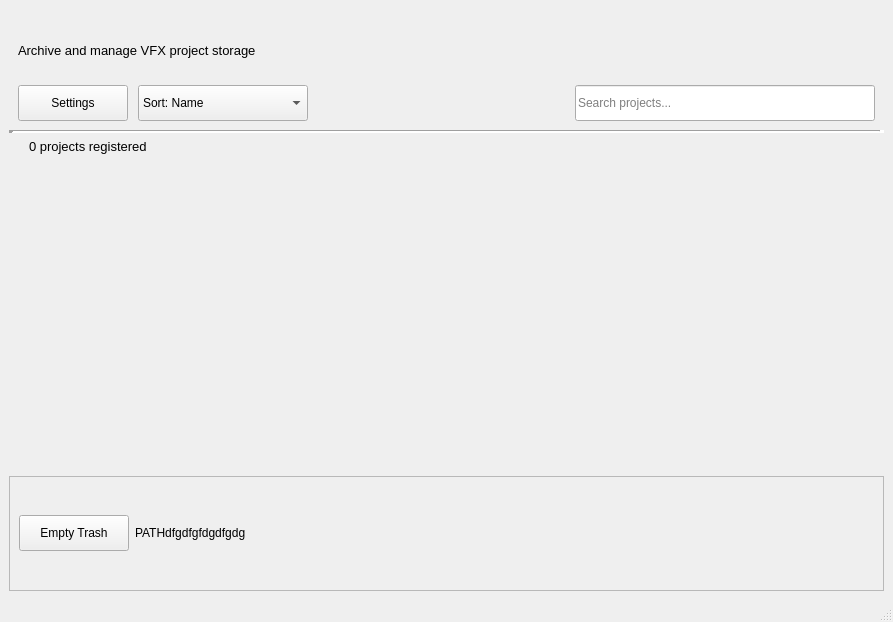
<?xml version="1.0" encoding="UTF-8"?>
<ui version="4.0">
 <class>MainWindow</class>
 <widget class="QMainWindow" name="MainWindow">
  <property name="geometry">
   <rect>
    <x>0</x>
    <y>0</y>
    <width>893</width>
    <height>622</height>
   </rect>
  </property>
  <property name="windowTitle">
   <string>Archivator</string>
  </property>
  <widget class="QWidget" name="centralwidget">
   <layout class="QGridLayout" name="gridLayout">
    <item row="0" column="0">
     <widget class="QFrame" name="headerFrame">
      <property name="enabled">
       <bool>true</bool>
      </property>
      <property name="frameShape">
       <enum>QFrame::Shape::NoFrame</enum>
      </property>
      <layout class="QVBoxLayout" name="headerLayout">
       <property name="spacing">
        <number>10</number>
       </property>
       <property name="topMargin">
        <number>20</number>
       </property>
       <property name="bottomMargin">
        <number>0</number>
       </property>
       <item>
        <widget class="QLabel" name="subtitleLabel">
         <property name="font">
          <font>
           <family>Segoe UI</family>
           <pointsize>10</pointsize>
          </font>
         </property>
         <property name="text">
          <string>Archive and manage VFX project storage</string>
         </property>
        </widget>
       </item>
       <item>
        <widget class="QFrame" name="toolbarFrame">
         <property name="frameShape">
          <enum>QFrame::Shape::NoFrame</enum>
         </property>
         <layout class="QHBoxLayout" name="toolbarLayout">
          <property name="spacing">
           <number>10</number>
          </property>
          <property name="leftMargin">
           <number>0</number>
          </property>
          <property name="topMargin">
           <number>0</number>
          </property>
          <property name="rightMargin">
           <number>0</number>
          </property>
          <property name="bottomMargin">
           <number>0</number>
          </property>
          <item>
           <widget class="QPushButton" name="settingsButton">
            <property name="minimumSize">
             <size>
              <width>110</width>
              <height>36</height>
             </size>
            </property>
            <property name="text">
             <string>Settings</string>
            </property>
           </widget>
          </item>
          <item>
           <widget class="QComboBox" name="sortComboBox">
            <property name="minimumSize">
             <size>
              <width>170</width>
              <height>36</height>
             </size>
            </property>
            <item>
             <property name="text">
              <string>Sort: Name</string>
             </property>
            </item>
            <item>
             <property name="text">
              <string>Sort: Recent</string>
             </property>
            </item>
            <item>
             <property name="text">
              <string>Sort: Path</string>
             </property>
            </item>
           </widget>
          </item>
          <item>
           <spacer name="toolbarSpacer">
            <property name="orientation">
             <enum>Qt::Orientation::Horizontal</enum>
            </property>
            <property name="sizeHint" stdset="0">
             <size>
              <width>40</width>
              <height>20</height>
             </size>
            </property>
           </spacer>
          </item>
          <item>
           <widget class="QLineEdit" name="searchLineEdit">
            <property name="minimumSize">
             <size>
              <width>300</width>
              <height>36</height>
             </size>
            </property>
            <property name="placeholderText">
             <string>Search projects...</string>
            </property>
            <property name="clearButtonEnabled">
             <bool>true</bool>
            </property>
           </widget>
          </item>
         </layout>
        </widget>
       </item>
      </layout>
     </widget>
    </item>
    <item row="1" column="0">
     <widget class="Line" name="line">
      <property name="lineWidth">
       <number>5</number>
      </property>
      <property name="orientation">
       <enum>Qt::Orientation::Horizontal</enum>
      </property>
     </widget>
    </item>
    <item row="2" column="0">
     <widget class="QFrame" name="contentFrame">
      <property name="minimumSize">
       <size>
        <width>0</width>
        <height>300</height>
       </size>
      </property>
      <property name="layoutDirection">
       <enum>Qt::LayoutDirection::LeftToRight</enum>
      </property>
      <property name="frameShape">
       <enum>QFrame::Shape::NoFrame</enum>
      </property>
      <layout class="QVBoxLayout" name="contentLayout">
       <property name="leftMargin">
        <number>20</number>
       </property>
       <property name="topMargin">
        <number>0</number>
       </property>
       <property name="rightMargin">
        <number>12</number>
       </property>
       <property name="bottomMargin">
        <number>0</number>
       </property>
       <item>
        <widget class="QLabel" name="statsLabel">
         <property name="font">
          <font>
           <family>Segoe UI</family>
           <pointsize>10</pointsize>
          </font>
         </property>
         <property name="text">
          <string>0 projects registered</string>
         </property>
        </widget>
       </item>
       <item>
        <spacer name="horizontalSpacer">
         <property name="orientation">
          <enum>Qt::Orientation::Horizontal</enum>
         </property>
         <property name="sizeHint" stdset="0">
          <size>
           <width>40</width>
           <height>10</height>
          </size>
         </property>
        </spacer>
       </item>
       <item>
        <widget class="QWidget" name="projectContainer" native="true">
         <property name="minimumSize">
          <size>
           <width>0</width>
           <height>300</height>
          </size>
         </property>
         <property name="layoutDirection">
          <enum>Qt::LayoutDirection::LeftToRight</enum>
         </property>
        </widget>
       </item>
      </layout>
     </widget>
    </item>
    <item row="3" column="0">
     <widget class="QFrame" name="frame">
      <property name="frameShape">
       <enum>QFrame::Shape::StyledPanel</enum>
      </property>
      <property name="frameShadow">
       <enum>QFrame::Shadow::Raised</enum>
      </property>
      <layout class="QHBoxLayout" name="horizontalLayout">
       <item>
        <widget class="QPushButton" name="emptyTrashButton">
         <property name="minimumSize">
          <size>
           <width>110</width>
           <height>36</height>
          </size>
         </property>
         <property name="text">
          <string>Empty Trash</string>
         </property>
        </widget>
       </item>
       <item>
        <widget class="QLabel" name="projectPathLabel">
         <property name="font">
          <font>
           <pointsize>9</pointsize>
          </font>
         </property>
         <property name="lineWidth">
          <number>0</number>
         </property>
         <property name="text">
          <string>PATHdfgdfgfdgdfgdg</string>
         </property>
         <property name="textFormat">
          <enum>Qt::TextFormat::AutoText</enum>
         </property>
         <property name="alignment">
          <set>Qt::AlignmentFlag::AlignLeading|Qt::AlignmentFlag::AlignLeft|Qt::AlignmentFlag::AlignVCenter</set>
         </property>
         <property name="openExternalLinks">
          <bool>false</bool>
         </property>
         <property name="textInteractionFlags">
          <set>Qt::TextInteractionFlag::LinksAccessibleByMouse|Qt::TextInteractionFlag::TextSelectableByMouse</set>
         </property>
        </widget>
       </item>
       <item>
        <spacer name="horizontalSpacer_2">
         <property name="orientation">
          <enum>Qt::Orientation::Horizontal</enum>
         </property>
         <property name="sizeHint" stdset="0">
          <size>
           <width>13</width>
           <height>13</height>
          </size>
         </property>
        </spacer>
       </item>
      </layout>
     </widget>
    </item>
   </layout>
  </widget>
  <widget class="QMenuBar" name="menubar">
   <property name="geometry">
    <rect>
     <x>0</x>
     <y>0</y>
     <width>893</width>
     <height>33</height>
    </rect>
   </property>
  </widget>
  <widget class="QStatusBar" name="statusbar"/>
 </widget>
 <resources/>
 <connections/>
</ui>
